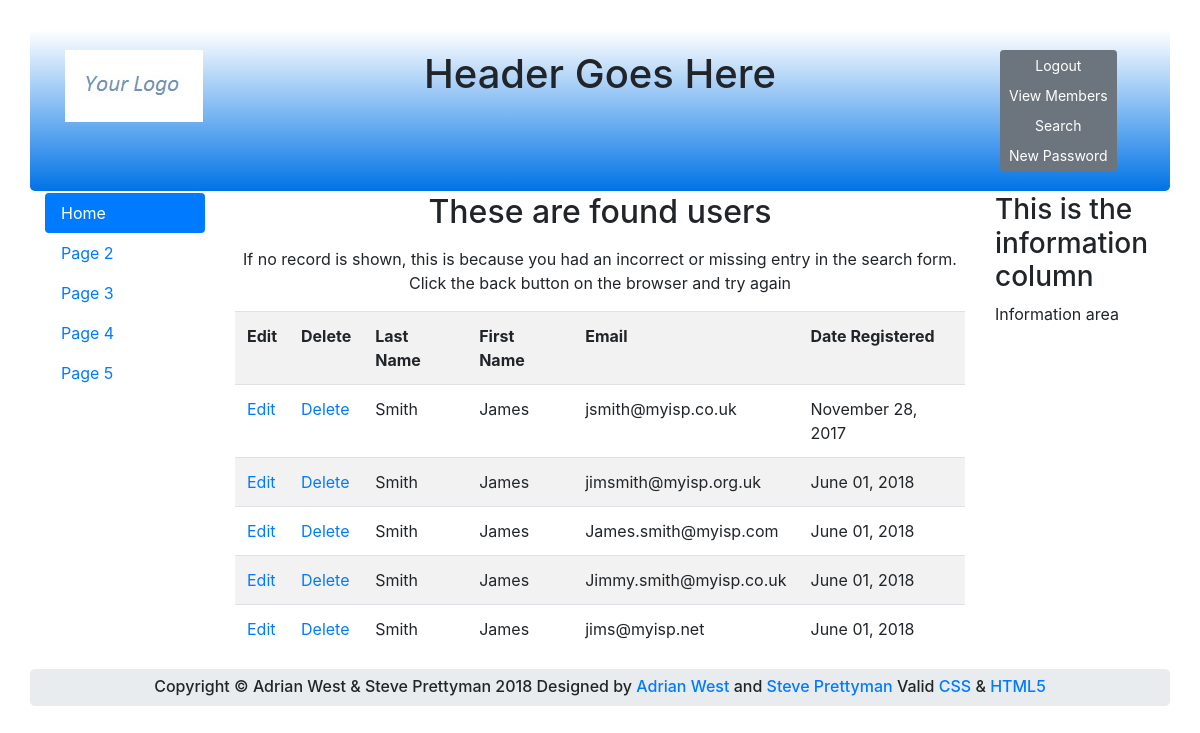
The page /temp_view_found_record.php (signed in) on the database its author committed.
### tables this page shows
CREATE TABLE `users` (
  `userid` mediumint(6) UNSIGNED NOT NULL,
  `first_name` varchar(30) NOT NULL,
  `last_name` varchar(40) NOT NULL,
  `email` varchar(50) NOT NULL,
  `password` char(60) NOT NULL,
  `registration_date` datetime NOT NULL,
  `user_level` tinyint(1) UNSIGNED NOT NULL
);

### process_temp_view_found_record.php (the view, shortened to what this page needs)
<?php
try
{
require ('./mysqli_connect.php');
echo '<p class="text-center">If no record is shown, ';
echo 'this is because you had an incorrect ';
echo ' or missing entry in the search form.';
echo '<br>Click the back button on the browser and try again</p>';
$query = "SELECT last_name, first_name, email, ";
$query .= "DATE_FORMAT(registration_date, '%M %d, %Y')";
$query .=" AS regdat, userid FROM users WHERE ";
$query .= "last_name='Smith' AND first_name='James' ";
$query .="ORDER BY registration_date ASC ";
$result = mysqli_query ($dbcon, $query);
if ($result) {
echo '<table class="table table-striped">
<tr>
<th scope="col">Edit</th>
<th scope="col">Delete</th>
<th scope="col">Last Name</th>
<th scope="col">First Name</th>
<th scope="col">Email</th>
<th scope="col">Date Registered</th>
</tr>';
while ($row = mysqli_fetch_array($result, MYSQLI_ASSOC)) {
	$user_id = htmlspecialchars($row['userid'], ENT_QUOTES);
	$last_name = htmlspecialchars($row['last_name'], ENT_QUOTES);
	$first_name = htmlspecialchars($row['first_name'], ENT_QUOTES);
	$email = htmlspecialchars($row['email'], ENT_QUOTES);
	$registration_date = htmlspecialchars($row['regdat'], ENT_QUOTES);
	echo '<tr>
	<td><a href="edit_user.php?id=' . $user_id . '">Edit</a></td>
	<td><a href="delete_user.php?id=' . $user_id . '">Delete</a></td>
	<td>' . $last_name . '</td>
	<td>' . $first_name . '</td>
	<td>' . $email . '</td>
	<td>' . $registration_date . '</td>
	</tr>';
	}
	echo '</table>';
} else {
	echo '<p class="error">The current users could not be retrieved.';
	echo 'We apologize for any inconvenience.</p>';
}
}
catch(Exception $e)
{
print "The system is currently busy. Please try later.";
}catch(Error $e)
{
print "The system us busy. Please try later.";
}
?>

### rows shown on the page
users: last_name "Smith", first_name "James", email "jsmith@myisp.co.uk", registration_date "November 28, 2017"
users: last_name "Smith", first_name "James", email "jimsmith@myisp.org.uk", registration_date "June 01, 2018"
users: last_name "Smith", first_name "James", email "James.smith@myisp.com", registration_date "June 01, 2018"
users: last_name "Smith", first_name "James", email "Jimmy.smith@myisp.co.uk", registration_date "June 01, 2018"
users: last_name "Smith", first_name "James", email "jims@myisp.net", registration_date "June 01, 2018"
